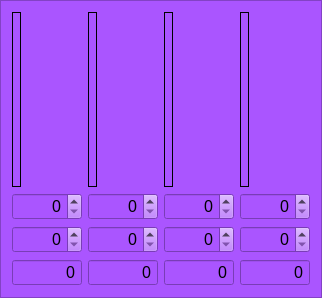
         <widget class="QFrame" name="frame_epic">
          <property name="sizePolicy">
           <sizepolicy hsizetype="Preferred" vsizetype="Fixed">
            <horstretch>0</horstretch>
            <verstretch>0</verstretch>
           </sizepolicy>
          </property>
          <property name="styleSheet">
           <string notr="true">background-color: rgb(170, 85, 255)</string>
          </property>
          <property name="frameShape">
           <enum>QFrame::StyledPanel</enum>
          </property>
          <property name="frameShadow">
           <enum>QFrame::Raised</enum>
          </property>
          <layout class="QHBoxLayout" name="horizontalLayout_3">
           <item>
            <layout class="QVBoxLayout" name="verticalLayout_8">
             <item>
              <widget class="QLabel" name="e4_pic">
               <property name="sizePolicy">
                <sizepolicy hsizetype="Fixed" vsizetype="Fixed">
                 <horstretch>0</horstretch>
                 <verstretch>0</verstretch>
                </sizepolicy>
               </property>
               <property name="minimumSize">
                <size>
                 <width>0</width>
                 <height>175</height>
                </size>
               </property>
               <property name="frameShape">
                <enum>QFrame::Box</enum>
               </property>
               <property name="text">
                <string/>
               </property>
               <property name="pixmap">
                <pixmap resource="../img/img_files.qrc">:/img/E4.png</pixmap>
               </property>
               <property name="scaledContents">
                <bool>true</bool>
               </property>
               <property name="alignment">
                <set>Qt::AlignCenter</set>
               </property>
              </widget>
             </item>
             <item>
              <widget class="QDoubleSpinBox" name="sb_e4_atual">
               <property name="sizePolicy">
                <sizepolicy hsizetype="MinimumExpanding" vsizetype="Maximum">
                 <horstretch>0</horstretch>
                 <verstretch>0</verstretch>
                </sizepolicy>
               </property>
               <property name="font">
                <font>
                 <pointsize>12</pointsize>
                </font>
               </property>
               <property name="alignment">
                <set>Qt::AlignRight|Qt::AlignTrailing|Qt::AlignVCenter</set>
               </property>
               <property name="accelerated">
                <bool>true</bool>
               </property>
               <property name="showGroupSeparator" stdset="0">
                <bool>true</bool>
               </property>
               <property name="decimals">
                <number>0</number>
               </property>
              </widget>
             </item>
             <item>
              <widget class="QDoubleSpinBox" name="sb_e4_wanted">
               <property name="sizePolicy">
                <sizepolicy hsizetype="MinimumExpanding" vsizetype="Maximum">
                 <horstretch>0</horstretch>
                 <verstretch>0</verstretch>
                </sizepolicy>
               </property>
               <property name="font">
                <font>
                 <pointsize>12</pointsize>
                </font>
               </property>
               <property name="alignment">
                <set>Qt::AlignRight|Qt::AlignTrailing|Qt::AlignVCenter</set>
               </property>
               <property name="accelerated">
                <bool>true</bool>
               </property>
               <property name="showGroupSeparator" stdset="0">
                <bool>true</bool>
               </property>
               <property name="decimals">
                <number>0</number>
               </property>
              </widget>
             </item>
             <item>
              <widget class="QDoubleSpinBox" name="sb_e4_needed">
               <property name="sizePolicy">
                <sizepolicy hsizetype="MinimumExpanding" vsizetype="Maximum">
                 <horstretch>0</horstretch>
                 <verstretch>0</verstretch>
                </sizepolicy>
               </property>
               <property name="font">
                <font>
                 <pointsize>12</pointsize>
                </font>
               </property>
               <property name="alignment">
                <set>Qt::AlignRight|Qt::AlignTrailing|Qt::AlignVCenter</set>
               </property>
               <property name="readOnly">
                <bool>true</bool>
               </property>
               <property name="buttonSymbols">
                <enum>QAbstractSpinBox::NoButtons</enum>
               </property>
               <property name="accelerated">
                <bool>true</bool>
               </property>
               <property name="showGroupSeparator" stdset="0">
                <bool>true</bool>
               </property>
               <property name="decimals">
                <number>0</number>
               </property>
               <property name="maximum">
                <double>9999999999999999635896294965248.000000000000000</double>
               </property>
              </widget>
             </item>
            </layout>
           </item>
           <item>
            <layout class="QVBoxLayout" name="verticalLayout_7">
             <item>
              <widget class="QLabel" name="e3_pic">
               <property name="sizePolicy">
                <sizepolicy hsizetype="Fixed" vsizetype="Fixed">
                 <horstretch>0</horstretch>
                 <verstretch>0</verstretch>
                </sizepolicy>
               </property>
               <property name="minimumSize">
                <size>
                 <width>0</width>
                 <height>175</height>
                </size>
               </property>
               <property name="frameShape">
                <enum>QFrame::Box</enum>
               </property>
               <property name="text">
                <string/>
               </property>
               <property name="pixmap">
                <pixmap resource="../img/img_files.qrc">:/img/E3.png</pixmap>
               </property>
               <property name="scaledContents">
                <bool>true</bool>
               </property>
               <property name="alignment">
                <set>Qt::AlignCenter</set>
               </property>
              </widget>
             </item>
             <item>
              <widget class="QDoubleSpinBox" name="sb_e3_atual">
               <property name="sizePolicy">
                <sizepolicy hsizetype="MinimumExpanding" vsizetype="Maximum">
                 <horstretch>0</horstretch>
                 <verstretch>0</verstretch>
                </sizepolicy>
               </property>
               <property name="font">
                <font>
                 <pointsize>12</pointsize>
                </font>
               </property>
               <property name="alignment">
                <set>Qt::AlignRight|Qt::AlignTrailing|Qt::AlignVCenter</set>
               </property>
               <property name="accelerated">
                <bool>true</bool>
               </property>
               <property name="showGroupSeparator" stdset="0">
                <bool>true</bool>
               </property>
               <property name="decimals">
                <number>0</number>
               </property>
              </widget>
             </item>
             <item>
              <widget class="QDoubleSpinBox" name="sb_e3_wanted">
               <property name="sizePolicy">
                <sizepolicy hsizetype="MinimumExpanding" vsizetype="Maximum">
                 <horstretch>0</horstretch>
                 <verstretch>0</verstretch>
                </sizepolicy>
               </property>
               <property name="font">
                <font>
                 <pointsize>12</pointsize>
                </font>
               </property>
               <property name="alignment">
                <set>Qt::AlignRight|Qt::AlignTrailing|Qt::AlignVCenter</set>
               </property>
               <property name="accelerated">
                <bool>true</bool>
               </property>
               <property name="showGroupSeparator" stdset="0">
                <bool>true</bool>
               </property>
               <property name="decimals">
                <number>0</number>
               </property>
              </widget>
             </item>
             <item>
              <widget class="QDoubleSpinBox" name="sb_e3_needed">
               <property name="sizePolicy">
                <sizepolicy hsizetype="MinimumExpanding" vsizetype="Maximum">
                 <horstretch>0</horstretch>
                 <verstretch>0</verstretch>
                </sizepolicy>
               </property>
               <property name="font">
                <font>
                 <pointsize>12</pointsize>
                </font>
               </property>
               <property name="alignment">
                <set>Qt::AlignRight|Qt::AlignTrailing|Qt::AlignVCenter</set>
               </property>
               <property name="readOnly">
                <bool>true</bool>
               </property>
               <property name="buttonSymbols">
                <enum>QAbstractSpinBox::NoButtons</enum>
               </property>
               <property name="accelerated">
                <bool>true</bool>
               </property>
               <property name="showGroupSeparator" stdset="0">
                <bool>true</bool>
               </property>
               <property name="decimals">
                <number>0</number>
               </property>
               <property name="maximum">
                <double>100000000000000005366162204393472.000000000000000</double>
               </property>
              </widget>
             </item>
            </layout>
           </item>
           <item>
            <layout class="QVBoxLayout" name="verticalLayout_6">
             <item>
              <widget class="QLabel" name="e2_pic">
               <property name="sizePolicy">
                <sizepolicy hsizetype="Fixed" vsizetype="Fixed">
                 <horstretch>0</horstretch>
                 <verstretch>0</verstretch>
                </sizepolicy>
               </property>
               <property name="minimumSize">
                <size>
                 <width>0</width>
                 <height>175</height>
                </size>
               </property>
               <property name="frameShape">
                <enum>QFrame::Box</enum>
               </property>
               <property name="text">
                <string/>
               </property>
               <property name="pixmap">
                <pixmap resource="../img/img_files.qrc">:/img/E2.png</pixmap>
               </property>
               <property name="scaledContents">
                <bool>true</bool>
               </property>
               <property name="alignment">
                <set>Qt::AlignCenter</set>
               </property>
              </widget>
             </item>
             <item>
              <widget class="QDoubleSpinBox" name="sb_e2_atual">
               <property name="sizePolicy">
                <sizepolicy hsizetype="MinimumExpanding" vsizetype="Maximum">
                 <horstretch>0</horstretch>
                 <verstretch>0</verstretch>
                </sizepolicy>
               </property>
               <property name="font">
                <font>
                 <pointsize>12</pointsize>
                </font>
               </property>
               <property name="focusPolicy">
                <enum>Qt::ClickFocus</enum>
               </property>
               <property name="alignment">
                <set>Qt::AlignRight|Qt::AlignTrailing|Qt::AlignVCenter</set>
               </property>
               <property name="accelerated">
                <bool>true</bool>
               </property>
               <property name="showGroupSeparator" stdset="0">
                <bool>true</bool>
               </property>
               <property name="decimals">
                <number>0</number>
               </property>
              </widget>
             </item>
             <item>
              <widget class="QDoubleSpinBox" name="sb_e2_wanted">
               <property name="sizePolicy">
                <sizepolicy hsizetype="MinimumExpanding" vsizetype="Maximum">
                 <horstretch>0</horstretch>
                 <verstretch>0</verstretch>
                </sizepolicy>
               </property>
               <property name="font">
                <font>
                 <pointsize>12</pointsize>
                </font>
               </property>
               <property name="alignment">
                <set>Qt::AlignRight|Qt::AlignTrailing|Qt::AlignVCenter</set>
               </property>
               <property name="accelerated">
                <bool>true</bool>
               </property>
               <property name="showGroupSeparator" stdset="0">
                <bool>true</bool>
               </property>
               <property name="decimals">
                <number>0</number>
               </property>
              </widget>
             </item>
             <item>
              <widget class="QDoubleSpinBox" name="sb_e2_needed">
               <property name="sizePolicy">
                <sizepolicy hsizetype="MinimumExpanding" vsizetype="Maximum">
                 <horstretch>0</horstretch>
                 <verstretch>0</verstretch>
                </sizepolicy>
               </property>
               <property name="font">
                <font>
                 <pointsize>12</pointsize>
                </font>
               </property>
               <property name="alignment">
                <set>Qt::AlignRight|Qt::AlignTrailing|Qt::AlignVCenter</set>
               </property>
               <property name="readOnly">
                <bool>true</bool>
               </property>
               <property name="buttonSymbols">
                <enum>QAbstractSpinBox::NoButtons</enum>
               </property>
               <property name="accelerated">
                <bool>true</bool>
               </property>
               <property name="showGroupSeparator" stdset="0">
                <bool>true</bool>
               </property>
               <property name="decimals">
                <number>0</number>
               </property>
               <property name="maximum">
                <double>99999999999999991611392.000000000000000</double>
               </property>
              </widget>
             </item>
            </layout>
           </item>
           <item>
            <layout class="QVBoxLayout" name="verticalLayout_5">
             <item>
              <widget class="QLabel" name="e1_pic">
               <property name="sizePolicy">
                <sizepolicy hsizetype="Fixed" vsizetype="Fixed">
                 <horstretch>0</horstretch>
                 <verstretch>0</verstretch>
                </sizepolicy>
               </property>
               <property name="minimumSize">
                <size>
                 <width>0</width>
                 <height>175</height>
                </size>
               </property>
               <property name="frameShape">
                <enum>QFrame::Box</enum>
               </property>
               <property name="text">
                <string/>
               </property>
               <property name="pixmap">
                <pixmap resource="../img/img_files.qrc">:/img/E1.png</pixmap>
               </property>
               <property name="scaledContents">
                <bool>true</bool>
               </property>
               <property name="alignment">
                <set>Qt::AlignCenter</set>
               </property>
              </widget>
             </item>
             <item>
              <widget class="QDoubleSpinBox" name="sb_e1_atual">
               <property name="sizePolicy">
                <sizepolicy hsizetype="MinimumExpanding" vsizetype="Maximum">
                 <horstretch>0</horstretch>
                 <verstretch>0</verstretch>
                </sizepolicy>
               </property>
               <property name="font">
                <font>
                 <pointsize>12</pointsize>
                </font>
               </property>
               <property name="alignment">
                <set>Qt::AlignRight|Qt::AlignTrailing|Qt::AlignVCenter</set>
               </property>
               <property name="accelerated">
                <bool>true</bool>
               </property>
               <property name="showGroupSeparator" stdset="0">
                <bool>true</bool>
               </property>
               <property name="decimals">
                <number>0</number>
               </property>
              </widget>
             </item>
             <item>
              <widget class="QDoubleSpinBox" name="sb_e1_wanted">
               <property name="sizePolicy">
                <sizepolicy hsizetype="MinimumExpanding" vsizetype="Maximum">
                 <horstretch>0</horstretch>
                 <verstretch>0</verstretch>
                </sizepolicy>
               </property>
               <property name="font">
                <font>
                 <pointsize>12</pointsize>
                </font>
               </property>
               <property name="alignment">
                <set>Qt::AlignRight|Qt::AlignTrailing|Qt::AlignVCenter</set>
               </property>
               <property name="accelerated">
                <bool>true</bool>
               </property>
               <property name="showGroupSeparator" stdset="0">
                <bool>true</bool>
               </property>
               <property name="decimals">
                <number>0</number>
               </property>
              </widget>
             </item>
             <item>
              <widget class="QDoubleSpinBox" name="sb_e1_needed">
               <property name="sizePolicy">
                <sizepolicy hsizetype="MinimumExpanding" vsizetype="Maximum">
                 <horstretch>0</horstretch>
                 <verstretch>0</verstretch>
                </sizepolicy>
               </property>
               <property name="font">
                <font>
                 <pointsize>12</pointsize>
                </font>
               </property>
               <property name="alignment">
                <set>Qt::AlignRight|Qt::AlignTrailing|Qt::AlignVCenter</set>
               </property>
               <property name="readOnly">
                <bool>true</bool>
               </property>
               <property name="buttonSymbols">
                <enum>QAbstractSpinBox::NoButtons</enum>
               </property>
               <property name="accelerated">
                <bool>true</bool>
               </property>
               <property name="showGroupSeparator" stdset="0">
                <bool>true</bool>
               </property>
               <property name="decimals">
                <number>0</number>
               </property>
               <property name="maximum">
                <double>9999999999999999635896294965248.000000000000000</double>
               </property>
              </widget>
             </item>
            </layout>
           </item>
          </layout>
         </widget>
